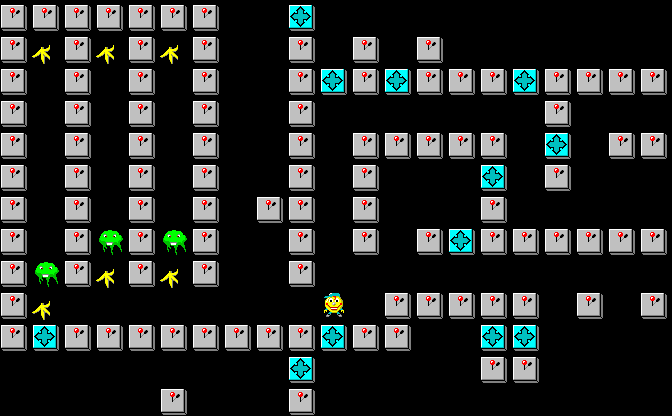

Tiled map render using the project's own tile images. Description and the whole map definition, tile-layer contents included, below:
An orthogonal 21x13 tile map with 32x32 px tiles, 1 tile layer (Tile Layer 1).

<map version="1.9" tiledversion="1.9.1" orientation="orthogonal" renderorder="right-down" width="21" height="13" tilewidth="32" tileheight="32" infinite="0" nextlayerid="2" nextobjectid="1">
 <tileset firstgid="1" source="banania.tsx" />
 <layer id="1" name="Tile Layer 1" width="21" height="13">
  <data encoding="csv">
3, 3, 3, 3, 3, 3, 3, 0, 0, 5, 0, 0, 0, 0, 0, 0, 0, 0, 0, 0, 0
, 3, 4, 3, 4, 3, 4, 3, 0, 0, 3, 0, 3, 0, 3, 0, 0, 0, 0, 0, 0, 0
, 3, 0, 3, 0, 3, 0, 3, 0, 0, 3, 5, 3, 5, 3, 3, 3, 5, 3, 3, 3, 3
, 3, 0, 3, 0, 3, 0, 3, 0, 0, 3, 0, 0, 0, 0, 0, 0, 0, 3, 0, 0, 0
, 3, 0, 3, 0, 3, 0, 3, 0, 0, 3, 0, 3, 3, 3, 3, 3, 0, 5, 0, 3, 3
, 3, 0, 3, 0, 3, 0, 3, 0, 0, 3, 0, 3, 0, 0, 0, 5, 0, 3, 0, 0, 0
, 3, 0, 3, 0, 3, 0, 3, 0, 3, 3, 0, 3, 0, 0, 0, 3, 0, 0, 0, 0, 0
, 3, 0, 3, 10, 3, 10, 3, 0, 0, 3, 0, 3, 0, 3, 5, 3, 3, 3, 3, 3, 3
, 3, 10, 3, 4, 3, 4, 3, 0, 0, 3, 0, 0, 0, 0, 0, 0, 0, 0, 0, 0, 0
, 3, 4, 0, 0, 0, 0, 0, 0, 0, 0, 1, 0, 3, 3, 3, 3, 3, 0, 3, 0, 3
, 3, 5, 3, 3, 3, 3, 3, 3, 3, 3, 5, 3, 3, 0, 0, 5, 5, 0, 0, 0, 0
, 0, 0, 0, 0, 0, 0, 0, 0, 0, 5, 0, 0, 0, 0, 0, 3, 3, 0, 0, 0, 0
, 0, 0, 0, 0, 0, 3, 0, 0, 0, 3, 0, 0, 0, 0, 0, 0, 0, 0, 0, 0, 0
</data>
 </layer>
</map>
